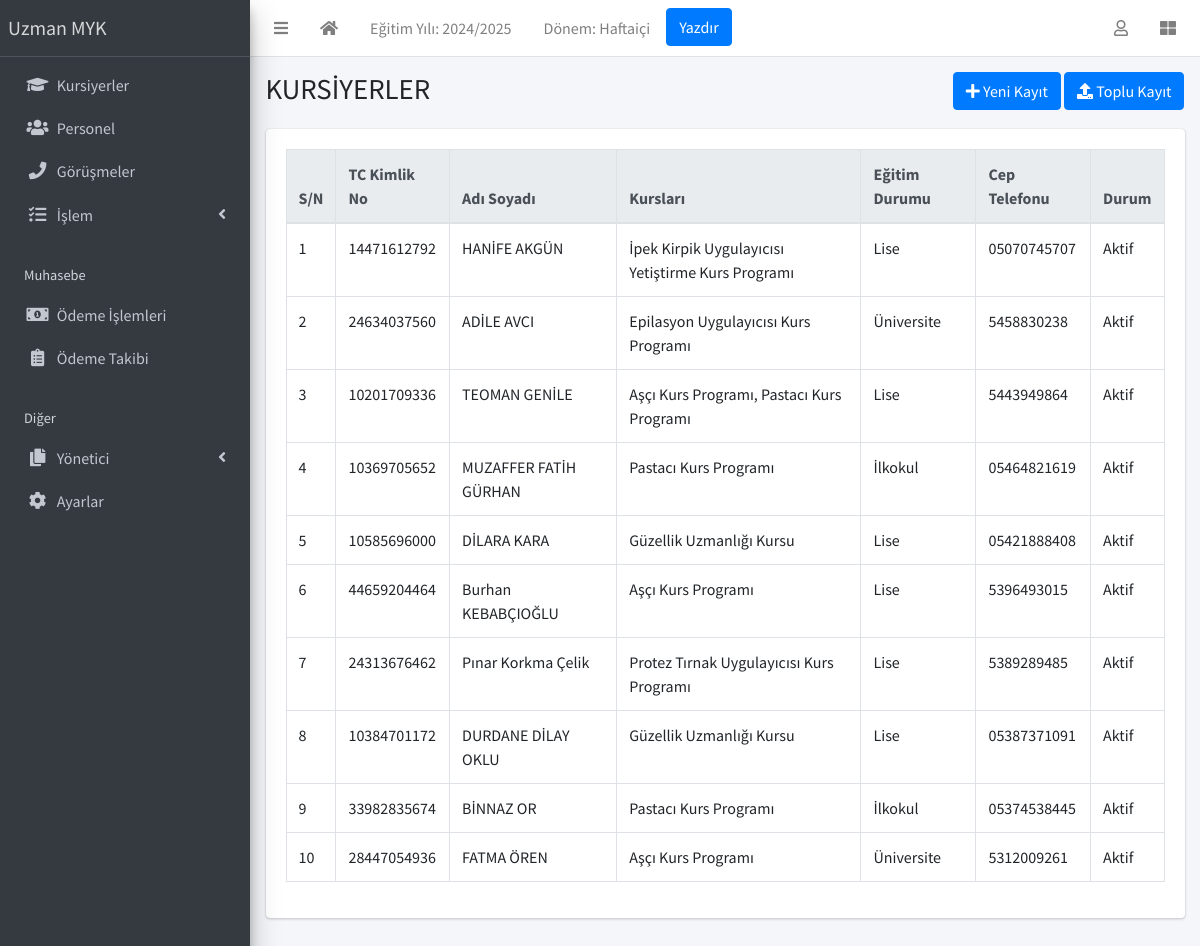
The app's page /student/list (signed in) with its own data.
### apps/corecode/models.py (models this page shows, shortened)
class AcademicSession(models.Model):
    name = models.CharField(max_length=200, unique=True, verbose_name = "Eğitim Yılı")
    current = models.BooleanField(default=True, verbose_name = "Aktif Eğitim Yılı")
    class Meta:
        ordering = ["-name"]

class AcademicTerm(models.Model):
    name = models.CharField(max_length=20, unique=True, verbose_name = "Dönem")
    current = models.BooleanField(default=True, verbose_name = "Aktif Dönem")
    class Meta:
        ordering = ["name"]

class SiteConfig(models.Model):
    key = models.SlugField()
    value = models.CharField(max_length=200)

class StudentClass(models.Model):
    name = models.CharField(max_length=200, unique=True, verbose_name = "Sınıf" )
    class Meta:
        verbose_name = "Sınıf"
        verbose_name_plural = "Sınıflar"
        ordering = ["name"]
    def __str__(self):
        return self.name

### apps/students/models.py (models this page shows, shortened)
class Student(models.Model):
    STATUS_CHOICES = [("active", "Aktif"), ("inactive", "Pasif")]
    GENDER_CHOICES = [("İlkokul", "İlkokul"), ("Ortaokul", "Ortaokul"), ("Lise", "Lise"), ("Üniversite", "Üniversite"), ("Yüksek Lisans", "Yüksek Lisans"), ("Doktora", "Doktora")]
    current_status = models.CharField(
        max_length=10, choices=STATUS_CHOICES, default="active", verbose_name = "Durumu"
    )
    registration_number = models.CharField(max_length=200, unique=True, verbose_name = "TC Kimlik No")
    firstname = models.CharField(max_length=200, verbose_name = "Adı")
    surname = models.CharField(max_length=200, verbose_name = "Soyadı")
    mobile_num_regex = RegexValidator(
        regex="^[0-9]{10,15}$", message="Girilen cep telefonu numarası doğru formatta değil!"
    )
    parent_mobile_number = models.CharField(
        validators=[mobile_num_regex], max_length=13, blank=True, verbose_name = "Telefon Numarası"
    )
    gender = models.CharField(max_length=100, choices=GENDER_CHOICES, default="male",verbose_name = "Öğrenim Durumu")
    date_of_birth = models.DateField(default=timezone.now, verbose_name = "Doğum Tarihi")
    date_of_admission = models.DateField(default=timezone.now, verbose_name = "Kayıt Tarihi")
    other_name = models.IntegerField(default=0, verbose_name="Taksit Sayısı")
    address = models.TextField(blank=True, verbose_name = "Adres" )
    others = models.TextField(blank=True, verbose_name = "Açıklama")
    passport = models.ImageField(blank=True, upload_to="students/passports/", verbose_name = "Öğrenci Fotoğrafı")
    class Meta:
        ordering = ["surname", "firstname", "other_name"]

### apps/finance/models.py (models this page shows, shortened)
class Invoice(models.Model):
    student = models.ForeignKey(Student, on_delete=models.CASCADE, verbose_name="Öğrenci")
    session = models.ForeignKey(AcademicSession, on_delete=models.CASCADE, verbose_name="Eğitim Yılı")
    term = models.ForeignKey(AcademicTerm, on_delete=models.CASCADE, verbose_name="Dönem")
    class_for = models.ForeignKey(StudentClass, on_delete=models.CASCADE, verbose_name="Kursu")
    balance_from_previous_term = models.DecimalField(max_digits=10, decimal_places=2, default=0, verbose_name="Kayıt Ücreti")
    status = models.CharField(
        max_length=20,
        choices=[("active", "Aktif"), ("closed", "Kapandı")],
        default="active",
        verbose_name="Durum"
    )
    class Meta:
        ordering = ["student", "term"]

### apps/students/views.py (the view)
# urls.py: path("list", StudentListView.as_view(), name="student-list"),
class StudentListView(LoginRequiredMixin, ListView):
    model = Student
    template_name = "students/student_list.html"

### apps/corecode/context_processors.py (called while the page is built)
def site_defaults(request):
    current_session = AcademicSession.objects.get(current=True)
    current_term = AcademicTerm.objects.get(current=True)
    vals = SiteConfig.objects.all()
    contexts = {
        "current_session": current_session.name,
        "current_term": current_term.name,
    }
    for val in vals:
        contexts[val.key] = val.value
    return contexts

### apps/students/templates/students/student_list.html (shortened to what this page needs)
{% extends 'base.html' %}
{% block title %}KURSİYERLER{% endblock title %}
{% block breadcrumb %}
<a class="btn btn-primary" href="{% url 'student-create' %}"><i
    class="fas fa-plus"></i> Yeni Kayıt</a>
<a class="btn btn-primary" href="{% url 'student-upload' %}"><i
    class="fas fa-upload"></i> Toplu Kayıt</a>
{% endblock breadcrumb %}
{% block content %}
  <div class="table-responsive">
    <table id="studenttable" class="table table-bordered table-hover" data-page-length='100'>
      <thead class="thead-light">
        <tr>
          <th>S/N</th>
          <th>TC Kimlik No</th>
          <th>Adı Soyadı</th>
          <th>Kursları</th>
          <th>Eğitim Durumu</th>
          <th>Cep Telefonu</th>
          <th>Durum</th>
        </tr>
      </thead>
      <tbody>
        {% for student in object_list %}
          <tr class='clickable-row' data-href="{% url 'student-detail' student.id %}">
            <td>{{ forloop.counter }}</td>
            <td>{{ student.registration_number }}</td>
            <td>{{ student.firstname }} {{ student.surname }}</td>
            <td>
              {% for invoice in student.invoice_set.all %}
                {{ invoice.class_for }}{% if not forloop.last %}, {% endif %}
              {% endfor %}
            </td>
            <td>{{ student.get_gender_display }}</td>
            <td>{{ student.parent_mobile_number }}</td>
            <td>{{ student.get_current_status_display }}</td>
          </tr>
        {% endfor %}
      </tbody>
    </table>
  </div>
{% endblock content %}

### templates/base.html (shortened to what this page needs)
{% load static %}
<!DOCTYPE html>
<html lang="tr">
<head>
  <link rel="stylesheet" href="{% static 'plugins/fontawesome-free/css/all.min.css' %}">
  <link rel="stylesheet" href="{% static 'plugins/toastr/toastr.min.css' %}">
  <link rel="stylesheet"
    href="{% static 'plugins/overlayScrollbars/css/OverlayScrollbars.min.css' %}">
  <link rel="stylesheet" href="{% static 'plugins/Datatables/datatables.min.css' %}" />
  <link rel="stylesheet" href="{% static 'dist/css/adminlte.min.css' %}">
</head>
<body
  class="hold-transition sidebar-mini layout-fixed layout-navbar-fixed layout-footer-fixed">
  <div class="wrapper">
    <nav class="main-header navbar navbar-expand navbar-white navbar-light">
      <ul class="navbar-nav">
        <li class="nav-item">
          <a class="nav-link" data-widget="pushmenu" href="#" role="button"><i
              class="fas fa-bars"></i></a>
        </li>
        <li class="nav-item d-none d-sm-inline-block">
          <a href="{% url 'home' %} " class="nav-link"><i class="fa fa-home"></i></a>
        </li>
        <li class="nav-item d-none d-sm-inline-block">
          <a href="{% url 'current-session' %}" class="nav-link">Eğitim Yılı: {{ current_session }}</a>
        </li>
        <li class="nav-item d-none d-sm-inline-block">
          <a href="{% url 'current-session' %}" class="nav-link">Dönem: {{ current_term }}</a>
        </li>
        <li class="nav-item d-none d-sm-inline-block">
          <button onclick="window.print()" class="btn btn-primary">Yazdır</button>
        </li>
      </ul>
      <ul class="navbar-nav ml-auto">
        <li class="nav-item dropdown">
          <a class="nav-link" data-toggle="dropdown" href="#">
            <i class="far fa-user"></i>
          </a>
        </li>
        <li class="nav-item">
          <a class="nav-link" data-widget="control-sidebar" data-slide="true"
            href="#" role="button"><i class="fas fa-th-large"></i></a>
        </li>
      </ul>
    </nav>
    <aside class="main-sidebar sidebar-dark-primary elevation-4">
      <a href="{% url 'home' %}" class="brand-link">{{ school_name | default:"MySchool" }}</a>
      <div class="sidebar">
        <nav class="mt-2">
          <ul class="nav nav-pills nav-sidebar flex-column"
            data-widget="treeview" role="menu" data-accordion="false">
            <li class="nav-item">
              <a href="{% url 'student-list' %}" class="nav-link">
                <i class="nav-icon fas fa-graduation-cap"></i>
                <p>
                  Kursiyerler
                </p>
              </a>
            </li>
            <li class="nav-item">
              <a href="{% url 'staff-list' %}" class="nav-link">
                <i class="nav-icon fas fa-users"></i>
                <p>
                  Personel
                </p>
              </a>
            </li>
            <li class="nav-item">
              <a href="{% url 'call-list' %}" class="nav-link">
                <i class="nav-icon fas fa-phone"></i>
                <p>
                  Görüşmeler
                </p>
              </a>
            </li>
            <li class="nav-item has-treeview">
              <a href="#" class="nav-link">
                <i class="nav-icon fas fa-tasks"></i>
                <p>
                  İşlem
                  <i class="right fas fa-angle-left"></i>
                </p>
              </a>
            </li>
            <li class="nav-header">Muhasebe</li>
            <li class="nav-item">
              <a href="{% url 'invoice-list' %}" class="nav-link">
                <i class="nav-icon fas fa-money-bill-alt"></i>
                <p>
                  Ödeme İşlemleri
                </p>
              </a>
            </li>
            <li class="nav-item">
              <a href="{% url 'invoice-takip' %}" class="nav-link">
                <i class="nav-icon fas fa-clipboard-list"></i>
                <p>
                  Ödeme Takibi
                </p>
              </a>
            </li>
            <li class="nav-header">Diğer</li>
            <li class="nav-item has-treeview">
              <a href="#" class="nav-link">
                <i class="nav-icon fas fa-copy"></i>
                <p>
                  Yönetici
                  <i class="fas fa-angle-left right"></i>
                </p>
              </a>
            </li>
            <li class="nav-item">
              <a href="{% url 'configs' %}" class="nav-link">
                <i class="nav-icon fas fa-cog"></i>
                <p>
                  Ayarlar
                </p>
              </a>
            </li>
          </ul>
        </nav>
      </div>
    </aside>
    <div class="content-wrapper">
      <section class="content-header">
        <div class="container-fluid">
          <div class="row mb-1">
            <div class="col-sm-8">
              <h1>{% block title %}{% endblock title %}</h1>
            </div>
            <div class="col-sm-4">
              <ol class="breadcrumb float-sm-right">
                <li class="breadcrumb-item">{% block breadcrumb %}{% endblock breadcrumb %}</li>
              </ol>
            </div>
          </div>
        </div>
      </section>
      <section class="content">
        <div class="container-fluid">
          <div class="row">
            <div class="col-md-12">
              {% block fullcard %}
              <div class="card">
                <div class="card-body">
                  <div class="row">
                    <div class="col">
                      {% block content %}
                      {% endblock content %}
                    </div>
                  </div>
                </div>
              </div>
              {% endblock fullcard %}
            </div>
          </div>
        </div>
      </section>
    </div>
  </div>
</body>
</html>

### records on screen
AcademicSession: name "2024/2025"
AcademicTerm: name "Haftaiçi"
SiteConfig: value "Uzman MYK"
Student: registration_number "14471612792", firstname "HANİFE", surname "AKGÜN", gender "Lise", parent_mobile_number "05070745707", current_status "Aktif"
Invoice: class_for "İpek Kirpik Uygulayıcısı Yetiştirme Kurs Programı"
Student: registration_number "24634037560", firstname "ADİLE", surname "AVCI", gender "Üniversite", parent_mobile_number "5458830238", current_status "Aktif"
Invoice: class_for "Epilasyon Uygulayıcısı Kurs Programı"
Student: registration_number "10201709336", firstname "TEOMAN", surname "GENİLE", gender "Lise", parent_mobile_number "5443949864", current_status "Aktif"
Invoice: class_for "Aşçı Kurs Programı"
Invoice: class_for "Pastacı Kurs Programı"
Student: registration_number "10369705652", firstname "MUZAFFER FATİH", surname "GÜRHAN", gender "İlkokul", parent_mobile_number "05464821619", current_status "Aktif"
Invoice: class_for "Pastacı Kurs Programı"
Student: registration_number "10585696000", firstname "DİLARA", surname "KARA", gender "Lise", parent_mobile_number "05421888408", current_status "Aktif"
Invoice: class_for "Güzellik Uzmanlığı Kursu"
Student: registration_number "44659204464", firstname "Burhan", surname "KEBABÇIOĞLU", gender "Lise", parent_mobile_number "5396493015", current_status "Aktif"
Invoice: class_for "Aşçı Kurs Programı"
Student: registration_number "24313676462", firstname "Pınar", surname "Korkma Çelik", gender "Lise", parent_mobile_number "5389289485", current_status "Aktif"
Invoice: class_for "Protez Tırnak Uygulayıcısı Kurs Programı"
Student: registration_number "10384701172", firstname "DURDANE DİLAY", surname "OKLU", gender "Lise", parent_mobile_number "05387371091", current_status "Aktif"
Invoice: class_for "Güzellik Uzmanlığı Kursu"
Student: registration_number "33982835674", firstname "BİNNAZ", surname "OR", gender "İlkokul", parent_mobile_number "05374538445", current_status "Aktif"
Invoice: class_for "Pastacı Kurs Programı"
Student: registration_number "28447054936", firstname "FATMA", surname "ÖREN", gender "Üniversite", parent_mobile_number "5312009261", current_status "Aktif"
Invoice: class_for "Aşçı Kurs Programı"
